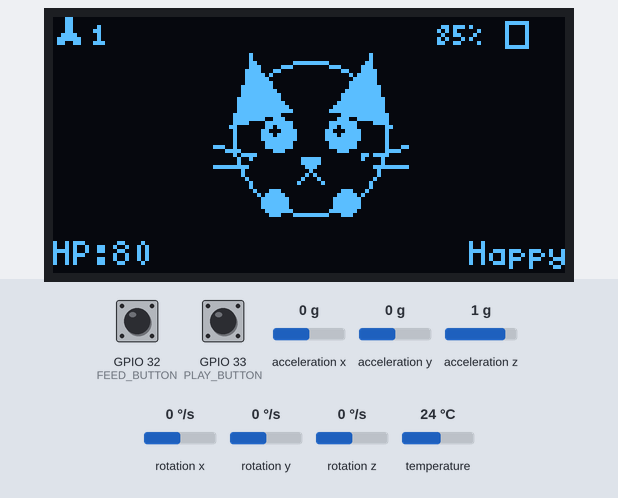
A sketch run on a simulated ESP32. On the bench: 128×64 one-colour display. Inputs (shaded band) come from the test bench; at power-on: GPIO 33 (PLAY_BUTTON) HIGH, GPIO 32 (FEED_BUTTON) HIGH, acceleration x 0 g, acceleration y 0 g, acceleration z 1 g, rotation x 0 °/s, rotation y 0 °/s, rotation z 0 °/s, temperature 24 °C. Random numbers use the default seed unless the sketch sets one; what the sketch prints to the serial monitor is not drawn.

Above: at 3.6 s.
3.7 s: GPIO 33 (PLAY_BUTTON) pulled LOW for 1 s
At 6.0 s:
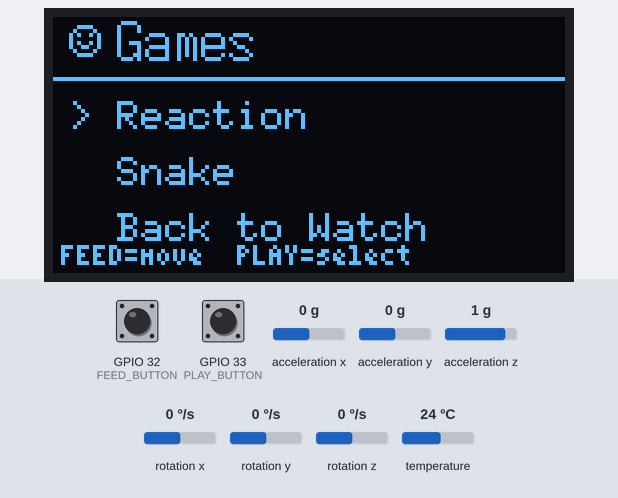
6.3 s: GPIO 33 (PLAY_BUTTON) pulled LOW for 0.15 s
At 7.4 s:
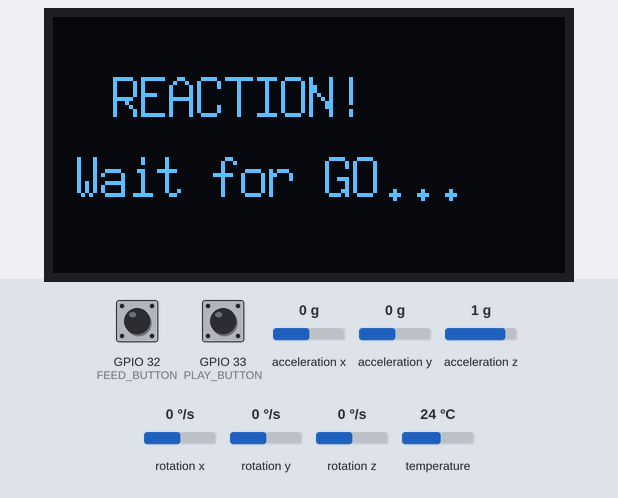
9.4 s: GPIO 33 (PLAY_BUTTON) pulled LOW for 0.15 s
At 10.1 s:
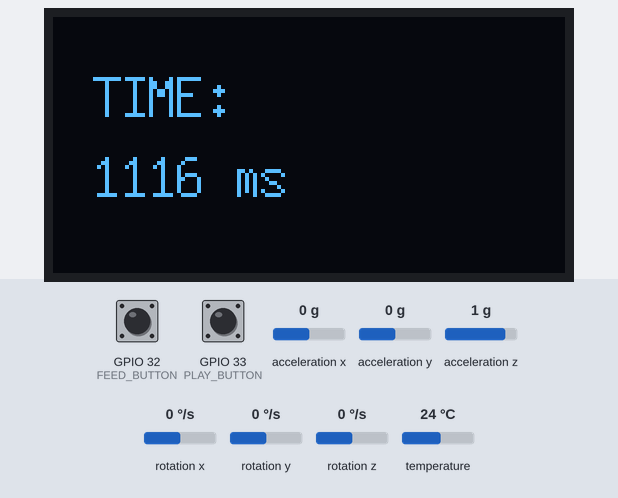
12.5 s: GPIO 33 (PLAY_BUTTON) pulled LOW for 0.15 s
At 16.0 s:
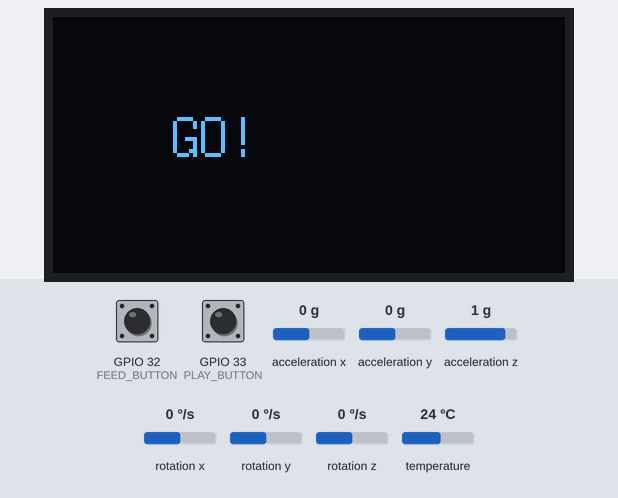
18.6 s: GPIO 32 (FEED_BUTTON) pulled LOW for 3.2 s
At 20.4 s:
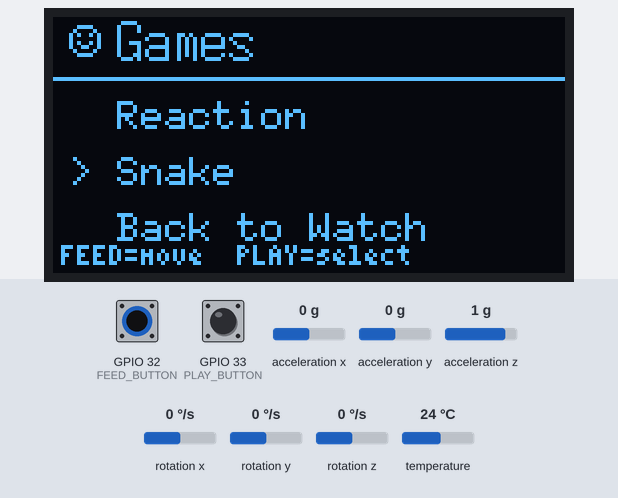
23.3 s: GPIO 33 (PLAY_BUTTON) pulled LOW for 3.2 s
At 24.4 s:
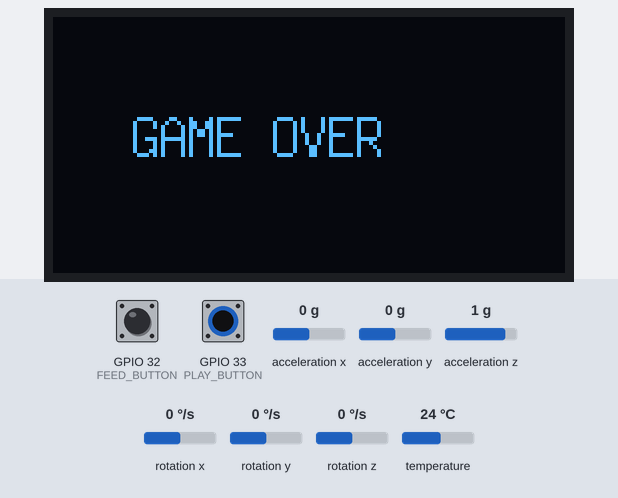
Timing chart, 0 to 26.3 s (numbered marks = the images above; inputs shaded):
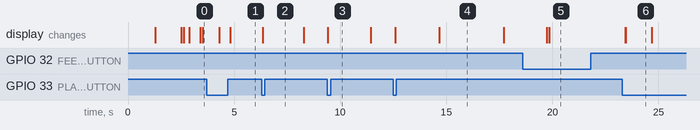

Measured:
- after the input at 6.3 s, the display: changes after 0.05 s (image 2)
- after the input at 12.5 s, the display: first changes after 0.10 s (image 4 shows a later state)
- after the input at 23.3 s, the display: first changes after 0.14 s (image 6 shows a later state)
- what the display in image 4 shows lasts 3.0 s, from 14.7 s to 17.7 s
- what the display in image 6 shows lasts 1.2 s, from 23.5 s to 24.7 s

The sketch:

NekoAI.ino
```cpp
#include <Arduino.h>
#include <Wire.h>

// Project files (order matters - each only assumes earlier ones are loaded)
#include "Config.h"
#include "Bitmaps.h"
#include "Display.h"
#include "Sensors.h"
#include "Personality.h"
#include "CatFaces.h"
#include "Games.h"

// =============================
// Watch-screen button state
// (separate from Games.h's menu button state)
// =============================
bool lastFeedWatch = HIGH;

bool playHeld       = false;
bool menuTriggered  = false;
unsigned long playPressStart = 0;

// =============================
// Draw the main watch face
// =============================
void drawWatchScreen()
{
  display.clearBuffer();

  drawStatusBar(getSteps(), moving);

  // Cat face, mood-driven
  drawCat(eyesClosed, (int)currentMood);

  // Bottom info line
  display.setFont(u8g2_font_5x8_tr);

  display.setCursor(0, 62);
  display.print("HP:");
  display.print(happiness);

  String mood = moodText();
  int moodW = display.getStrWidth(mood.c_str());
  display.setCursor(SCREEN_WIDTH - moodW, 62);
  display.print(mood);

  display.sendBuffer();
}

// =============================
// Handle buttons while on the watch screen
// FEED = tap to feed
// PLAY = tap to play, HOLD to open Games menu
// =============================
void handleWatchButtons()
{
  bool feedNow = digitalRead(FEED_BUTTON);
  bool playNow = digitalRead(PLAY_BUTTON);

  // ---- FEED: simple tap ----
  if (feedNow == LOW && lastFeedWatch == HIGH)
  {
    feedCat();
    showMessage("Yummy!");
    delay(400);
  }
  lastFeedWatch = feedNow;

  // ---- PLAY: tap vs hold ----
  if (playNow == LOW)
  {
    if (!playHeld)
    {
      playHeld = true;
      playPressStart = millis();
    }
    else if (!menuTriggered && millis() - playPressStart > MENU_HOLD_TIME)
    {
      // Held long enough -> open Games menu
      currentScreen  = SCREEN_GAME_MENU;
      menuTriggered  = true;
      gameMenuIndex  = 0;

      // Prevent Games.h from reading this same held press as a fresh
      // "select" press the instant the menu appears
      lastPlayState = LOW;
      lastFeedState = HIGH;
    }
  }
  else
  {
    if (playHeld && !menuTriggered)
    {
      // Released before the hold threshold -> it was a tap
      playWithCat();
      showMessage("Play!");
      delay(400);
    }
    playHeld      = false;
    menuTriggered = false;
  }
}

// ==========================
// Setup
// ==========================
void setup()
{
  Serial.begin(115200);

  pinMode(FEED_BUTTON, INPUT_PULLUP);
  pinMode(PLAY_BUTTON, INPUT_PULLUP);

  initDisplay();
  initSensors();

  randomSeed(analogRead(0));
  chooseMood();

  showMessage("Hello Himank!");
  delay(1200);
}

// ==========================
// Main Loop
// ==========================
void loop()
{
  updateSensors();
  updatePersonality();

  if (currentScreen == SCREEN_WATCH)
  {
    handleWatchButtons();
    drawWatchScreen();
  }
  else if (currentScreen == SCREEN_GAME_MENU)
  {
    handleGameMenu();
  }

  delay(FRAME_DELAY);
}
```

Bitmaps.h
```cpp
#ifndef BITMAPS_H
#define BITMAPS_H

#include <Arduino.h>

// ==========================
// Battery Icon (8x8)
// ==========================
const unsigned char batteryIcon[] PROGMEM =
{
  0x00, 0x7E, 0x42, 0x42,
  0x42, 0x42, 0x42, 0x7E
};

// ==========================
// Heart Icon (8x8)
// ==========================
const unsigned char heartIcon[] PROGMEM =
{
  0x00, 0x66, 0xFF, 0xFF,
  0x7E, 0x3C, 0x18, 0x00
};

// ==========================
// Step Icon (8x8)
// ==========================
const unsigned char stepIcon[] PROGMEM =
{
  0x18, 0x18, 0x18, 0x18,
  0x3C, 0x7E, 0x66, 0x00
};

// ==========================
// Game Icon (8x8)
// ==========================
const unsigned char gameIcon[] PROGMEM =
{
  0x3C, 0x42, 0xA5, 0x81,
  0xA5, 0x99, 0x42, 0x3C
};

// ==========================
// Sleep Icon (8x8)
// ==========================
const unsigned char sleepIcon[] PROGMEM =
{
  0x00, 0x30, 0x60, 0xC0,
  0x60, 0x30, 0x00, 0x00
};

#endif
```

CatFaces.h
```cpp
#ifndef CATFACES_H
#define CATFACES_H

#include <Arduino.h>
#include "Display.h"

// ============================================
// Mood codes expected by drawCat()
// (Must match the Mood enum order in Personality.h)
// ============================================
#define MOOD_JOYFUL   0
#define MOOD_HAPPY    1
#define MOOD_NORMAL   2
#define MOOD_CURIOUS  3
#define MOOD_HUNGRY   4
#define MOOD_SAD      5
#define MOOD_ANGRY    6
#define MOOD_SLEEPY   7
#define MOOD_EXCITED  8

// ============================================
// Helper: sparkle eye (filled disc with a tiny
// highlight punched out using the background color)
// ============================================
void drawSparkleEye(int cx, int cy, int r)
{
  display.setDrawColor(1);
  display.drawDisc(cx, cy, r);

  display.setDrawColor(0);
  display.drawDisc(cx - 1, cy - 1, 1);

  display.setDrawColor(1);
}

// ============================================
// Helper: blush mark (two tiny diagonal dots)
// ============================================
void drawBlush(int cx, int cy)
{
  display.drawPixel(cx, cy);
  display.drawPixel(cx + 1, cy);
  display.drawPixel(cx, cy + 1);
}

// ============================================
// Main Cat Drawing Engine - chibi / kawaii style
// ============================================
void drawCat(bool eyesClosed, int mood)
{
  display.setDrawColor(1);

  // Gentle idle "breathing" - whole face bobs 1-2px, very subtle
  int bob = (int)(sin(millis() / 600.0) * 1.5);

  // One ear twitches slightly every few seconds - adds life without
  // needing a full sprite animation system
  int twitch = ((millis() / 3500) % 2 == 0) ? 0 : 2;

  int cx = 64;
  int cy = 30 + bob;
  int r  = 19;

  // ---------- Ears (attached flush to the head, not floating) ----------
  display.drawTriangle(cx - 20, cy - 3, cx - 13 - twitch, cy - 21, cx - 5, cy - 7);
  display.drawTriangle(cx + 5, cy - 7, cx + 13 + twitch, cy - 21, cx + 20, cy - 3);

  // Inner ear detail
  display.drawLine(cx - 16, cy - 7, cx - 13, cy - 14);
  display.drawLine(cx + 13, cy - 14, cx + 16, cy - 7);

  // ---------- Head ----------
  display.drawCircle(cx, cy, r);

  // ---------- Tiny paws peeking out at the bottom (cuteness) ----------
  display.drawDisc(cx - 9, cy + r - 3, 3);
  display.drawDisc(cx + 9, cy + r - 3, 3);

  // ---------- Eyes (big + close-set = kawaii proportions) ----------
  bool forceClosed = (mood == MOOD_SLEEPY) || eyesClosed;

  int leftEyeX  = cx - 8;
  int rightEyeX = cx + 8;
  int eyeY      = cy - 1;

  if (forceClosed)
  {
    // Sleepy / blinking: soft curved lines (little upward arc)
    display.drawLine(leftEyeX - 4, eyeY, leftEyeX, eyeY - 2);
    display.drawLine(leftEyeX, eyeY - 2, leftEyeX + 4, eyeY);

    display.drawLine(rightEyeX - 4, eyeY, rightEyeX, eyeY - 2);
    display.drawLine(rightEyeX, eyeY - 2, rightEyeX + 4, eyeY);
  }
  else if (mood == MOOD_ANGRY)
  {
    drawSparkleEye(leftEyeX, eyeY, 3);
    drawSparkleEye(rightEyeX, eyeY, 3);
    display.drawLine(leftEyeX - 5, eyeY - 5, leftEyeX + 2, eyeY - 3);
    display.drawLine(rightEyeX - 2, eyeY - 3, rightEyeX + 5, eyeY - 5);
  }
  else if (mood == MOOD_SAD)
  {
    drawSparkleEye(leftEyeX, eyeY + 1, 3);
    drawSparkleEye(rightEyeX, eyeY + 1, 3);
    display.drawLine(leftEyeX - 4, eyeY - 4, leftEyeX + 2, eyeY - 5);
    display.drawLine(rightEyeX - 2, eyeY - 5, rightEyeX + 4, eyeY - 4);
  }
  else if (mood == MOOD_JOYFUL || mood == MOOD_EXCITED)
  {
    // Big sparkly wide eyes
    drawSparkleEye(leftEyeX, eyeY, 5);
    drawSparkleEye(rightEyeX, eyeY, 5);
  }
  else if (mood == MOOD_CURIOUS)
  {
    // One eye wide and curious, one relaxed
    drawSparkleEye(leftEyeX, eyeY, 5);
    drawSparkleEye(rightEyeX, eyeY, 3);
  }
  else
  {
    // Normal / hungry: standard round eyes
    drawSparkleEye(leftEyeX, eyeY, 4);
    drawSparkleEye(rightEyeX, eyeY, 4);
  }

  // ---------- Blush ----------
  if (mood == MOOD_JOYFUL || mood == MOOD_HAPPY || mood == MOOD_EXCITED)
  {
    drawBlush(cx - 15, cy + 4);
    drawBlush(cx + 13, cy + 4);
  }

  // ---------- Nose (small triangle) ----------
  display.drawTriangle(cx - 2, cy + 5, cx + 2, cy + 5, cx, cy + 8);

  // ---------- Mouth: classic cat "w" smile, shape varies by mood ----------
  if (mood == MOOD_JOYFUL || mood == MOOD_EXCITED)
  {
    display.drawLine(cx, cy + 8, cx - 5, cy + 12);
    display.drawLine(cx, cy + 8, cx + 5, cy + 12);
    display.drawLine(cx - 5, cy + 12, cx - 2, cy + 10);
    display.drawLine(cx + 5, cy + 12, cx + 2, cy + 10);
  }
  else if (mood == MOOD_HAPPY)
  {
    display.drawLine(cx, cy + 8, cx - 3, cy + 11);
    display.drawLine(cx, cy + 8, cx + 3, cy + 11);
  }
  else if (mood == MOOD_SAD)
  {
    display.drawLine(cx - 4, cy + 13, cx, cy + 10);
    display.drawLine(cx, cy + 10, cx + 4, cy + 13);
  }
  else if (mood == MOOD_ANGRY)
  {
    display.drawLine(cx - 4, cy + 11, cx + 4, cy + 11);
  }
  else if (mood == MOOD_HUNGRY)
  {
    display.drawCircle(cx, cy + 11, 2);
  }
  else
  {
    display.drawLine(cx, cy + 8, cx - 3, cy + 10);
    display.drawLine(cx, cy + 8, cx + 3, cy + 10);
  }

  // ---------- Whiskers (short, close to the muzzle) ----------
  display.drawLine(cx - r + 3, cy + 4, cx - r - 5, cy + 2);
  display.drawLine(cx - r + 3, cy + 7, cx - r - 5, cy + 7);

  display.drawLine(cx + r - 3, cy + 4, cx + r + 5, cy + 2);
  display.drawLine(cx + r - 3, cy + 7, cx + r + 5, cy + 7);

  // ---------- Sleepy Zzz ----------
  if (mood == MOOD_SLEEPY)
  {
    display.setFont(u8g2_font_5x8_tr);
    display.drawStr(cx + r - 2, cy - r + 6, "z");
    display.drawStr(cx + r + 5, cy - r - 2, "Z");
  }
}

// =======================
// Convenience wrappers
// =======================
void idleCat(int mood)     { drawCat(false, mood); }
void blinkCat(int mood)    { drawCat(true, mood); }

#endif
```

Display.h
```cpp
#ifndef DISPLAY_H
#define DISPLAY_H

#include <Arduino.h>
#include <U8g2lib.h>
#include "Config.h"
#include "Bitmaps.h"

// ==========================
// OLED object
// ==========================
U8G2_SSD1306_128X64_NONAME_F_HW_I2C display(
  U8G2_R0,
  U8X8_PIN_NONE
);

// ==========================
// Screen state
// ==========================
enum ScreenState
{
  SCREEN_WATCH,
  SCREEN_GAME_MENU,
  SCREEN_GAME_REACTION,
  SCREEN_GAME_SNAKE
};

ScreenState currentScreen = SCREEN_WATCH;

// ==========================
// Init
// ==========================
void initDisplay()
{
  Wire.begin(OLED_SDA, OLED_SCL);

  display.begin();

  display.clearBuffer();
  display.setFont(u8g2_font_ncenB08_tr);
  display.drawStr(20, 30, "NekoAI");
  display.drawStr(15, 45, "Starting...");
  display.sendBuffer();

  delay(1200);
}

// ==========================
// Top status bar (battery + steps + mood icon)
// Shared across watch screen
// ==========================
void drawStatusBar(int steps, bool isActive)
{
  display.drawXBMP(112, 0, 8, 8, batteryIcon);
  display.setFont(u8g2_font_4x6_tr);
  display.drawStr(96, 7, "85%");

  display.drawXBMP(0, 0, 8, 8, stepIcon);
  display.setCursor(10, 7);
  display.print(steps);

  if (isActive)
  {
    display.drawStr(40, 7, "ACTIVE");
  }
}

// ==========================
// Message overlay (temporary text, e.g. "Yummy!")
// ==========================
void showMessage(String msg)
{
  display.clearBuffer();
  display.setFont(u8g2_font_7x14_tr);

  int w = display.getStrWidth(msg.c_str());
  int x = (SCREEN_WIDTH - w) / 2;

  display.drawStr(x, 36, msg.c_str());
  display.sendBuffer();
}

#endif
```

Games.h
```cpp
#ifndef GAMES_H
#define GAMES_H

#include <Arduino.h>
#include "Display.h"
#include "Config.h"
#include "Bitmaps.h"

// =============================
// Game Menu State
// =============================
const char* gameMenuItems[] = { "Reaction", "Snake", "Back to Watch" };
const int gameMenuCount = 3;

int gameMenuIndex = 0;

// Edge-detect state for menu navigation (so one press = one move)
bool lastFeedState = HIGH;
bool lastPlayState = HIGH;

// =============================
// Draw the Games Menu screen
// =============================
void drawGameMenu()
{
  display.clearBuffer();

  display.setFont(u8g2_font_7x14_tr);
  display.drawXBMP(4, 2, 8, 8, gameIcon);
  display.drawStr(16, 11, "Games");
  display.drawHLine(0, 15, SCREEN_WIDTH);

  display.setFont(u8g2_font_6x10_tr);

  for (int i = 0; i < gameMenuCount; i++)
  {
    int y = 28 + (i * 14);

    if (i == gameMenuIndex)
    {
      display.drawStr(4, y, ">");
    }

    display.drawStr(16, y, gameMenuItems[i]);
  }

  display.setFont(u8g2_font_4x6_tr);
  display.drawStr(2, 62, "FEED=move  PLAY=select");

  display.sendBuffer();
}

// =============================
// Reaction Game (blocking, self-contained)
// =============================
void reactionGame()
{
  display.clearBuffer();
  display.setFont(u8g2_font_7x14_tr);
  display.drawStr(15, 25, "REACTION!");
  display.drawStr(5, 45, "Wait for GO...");
  display.sendBuffer();

  delay(random(1000, 2500));

  display.clearBuffer();
  display.drawStr(30, 35, "GO!");
  display.sendBuffer();

  unsigned long start = millis();
  unsigned long timeout = start + 3000;
  bool pressed = false;

  while (millis() < timeout)
  {
    if (digitalRead(PLAY_BUTTON) == LOW)
    {
      pressed = true;
      break;
    }
  }

  display.clearBuffer();

  if (pressed)
  {
    unsigned long reaction = millis() - start;
    display.setFont(u8g2_font_7x14_tr);
    display.drawStr(10, 25, "TIME:");
    display.setCursor(10, 45);
    display.print(reaction);
    display.print(" ms");
  }
  else
  {
    display.setFont(u8g2_font_7x14_tr);
    display.drawStr(10, 35, "Too slow!");
  }

  display.sendBuffer();
  delay(2000);
}

// =============================
// Snake-ish Game (blocking, self-contained)
// =============================
void snakeGame()
{
  int x = 60;
  int y = 30;
  int dx = 2;
  int dy = 1;

  for (int i = 0; i < 150; i++)
  {
    display.clearBuffer();
    display.drawFrame(0, 0, 128, 64);
    display.drawBox(x, y, 4, 4);
    display.sendBuffer();

    x += dx;
    y += dy;

    if (x > 120 || x < 4) dx = -dx;
    if (y > 58 || y < 4)  dy = -dy;

    if (digitalRead(FEED_BUTTON) == LOW || digitalRead(PLAY_BUTTON) == LOW)
    {
      break;
    }

    delay(40);
  }

  display.clearBuffer();
  display.setFont(u8g2_font_7x14_tr);
  display.drawStr(20, 35, "GAME OVER");
  display.sendBuffer();
  delay(1200);
}

// =============================
// Menu navigation - call every loop() while
// currentScreen == SCREEN_GAME_MENU
// =============================
void handleGameMenu()
{
  bool feedNow = digitalRead(FEED_BUTTON);
  bool playNow = digitalRead(PLAY_BUTTON);

  // FEED = move selection down (wraps around)
  if (feedNow == LOW && lastFeedState == HIGH)
  {
    gameMenuIndex = (gameMenuIndex + 1) % gameMenuCount;
  }

  // PLAY = confirm selection
  if (playNow == LOW && lastPlayState == HIGH)
  {
    if (gameMenuIndex == 0)
    {
      reactionGame();
    }
    else if (gameMenuIndex == 1)
    {
      snakeGame();
    }
    else
    {
      currentScreen = SCREEN_WATCH;
    }
  }

  lastFeedState = feedNow;
  lastPlayState = playNow;

  if (currentScreen == SCREEN_GAME_MENU)
  {
    drawGameMenu();
  }
}

#endif
```

Sensors.h
```cpp
#ifndef SENSORS_H
#define SENSORS_H

#include <Arduino.h>
#include <Wire.h>
#include <Adafruit_MPU6050.h>
#include <Adafruit_Sensor.h>

#include "Config.h"

// ============================
// MPU6050 Object
// ============================
Adafruit_MPU6050 mpu;
bool mpuReady = false;

// ============================
// Sensor Variables
// ============================
long steps = 0;
bool moving = false;

float lastAcceleration = 0;
unsigned long lastStepTime = 0;

// Activity window tracking (feeds the mood system)
long stepsAtWindowStart = 0;
unsigned long windowStartTime = 0;
bool recentlyActive = false;

// ============================
// Initialize Sensors
// ============================
void initSensors()
{
  Wire.begin(MPU_SDA, MPU_SCL);

  if (!mpu.begin())
  {
    Serial.println("MPU6050 not detected");
    mpuReady = false;
  }
  else
  {
    Serial.println("MPU6050 Ready");
    mpuReady = true;
  }

  mpu.setAccelerometerRange(MPU6050_RANGE_8_G);
  mpu.setGyroRange(MPU6050_RANGE_500_DEG);

  windowStartTime = millis();
  stepsAtWindowStart = 0;
}

// ============================
// Read MPU6050 + update step/activity state
// ============================
void updateSensors()
{
  if (!mpuReady)
  {
    moving = false;
    return;
  }

  sensors_event_t a, g, temp;
  mpu.getEvent(&a, &g, &temp);

  // Calculate movement strength
  float acceleration = sqrt(
    a.acceleration.x * a.acceleration.x +
    a.acceleration.y * a.acceleration.y +
    a.acceleration.z * a.acceleration.z
  );

  float difference = abs(acceleration - lastAcceleration);
  lastAcceleration = acceleration;

  // Motion + step detection
  if (difference > 2.0)
  {
    moving = true;

    if (millis() - lastStepTime > 350)
    {
      steps++;
      lastStepTime = millis();
    }
  }
  else
  {
    moving = false;
  }

  // Rolling activity window -> used by Personality.h to influence mood
  if (millis() - windowStartTime > STEP_WINDOW)
  {
    long stepsThisWindow = steps - stepsAtWindowStart;
    recentlyActive = (stepsThisWindow >= ACTIVE_STEP_THRESHOLD);

    stepsAtWindowStart = steps;
    windowStartTime = millis();
  }
}

// ============================
// Getters
// ============================
int getSteps()
{
  return steps;
}

bool isRecentlyActive()
{
  return recentlyActive;
}

String activityStatus()
{
  return moving ? "ACTIVE" : "IDLE";
}

#endif
```

Source omitted: Personality.h (4652 bytes), Config.h (1447 bytes)
